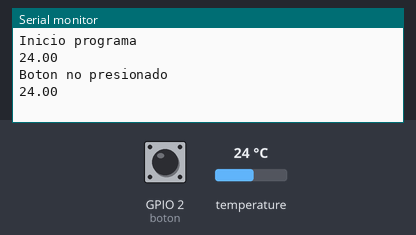
This sketch was run on a simulated ESP32. Shown: the last lines printed to the serial monitor. Inputs (shaded band) come from the test bench; at power-on: temperature 24 °C, GPIO 2 (boton) LOW.

Above: at 7.5 s.
7.6 s: temperature set to 12 °C
At 12.1 s:
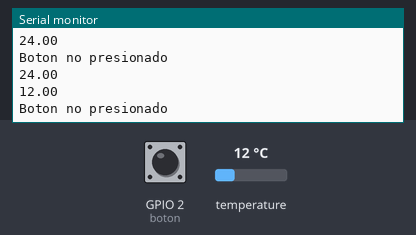
12.2 s: temperature set to 19 °C
At 13.9 s:
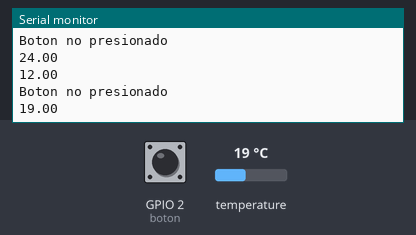
16.8 s: GPIO 2 (boton) pulled HIGH for 3 s
At 18.6 s:
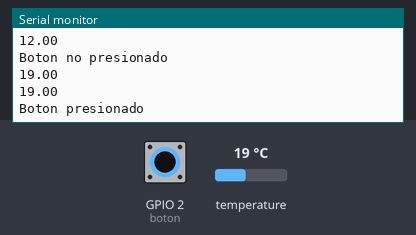
Timing chart, 0 to 20.1 s (numbered marks = the images above; inputs shaded):
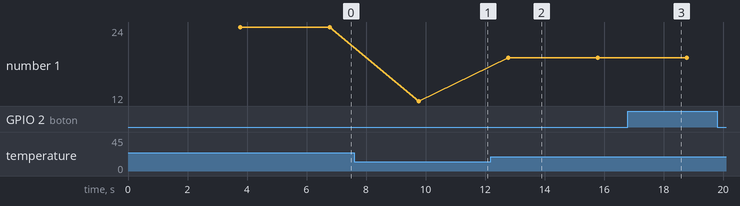

Measured:
- after the input at 7.6 s, the serial monitor: prints a new line after 2.2 s (image 1)
- after the input at 12.2 s, the serial monitor: prints a new line after 0.58 s (image 2)
- after the input at 16.8 s, the serial monitor: prints a new line after 1.2 s (image 3)
- plotted number 1: 24 → 12 after the input at 7.6 s, 12 → 19 after the input at 12.2 s

The sketch:

Interrupciones_Software.ino
```cpp
/*
  Fundación Kinal
  Centro Educativo Técnico Labral Kinal
  Electrónica
  Grado: Quinto
  Sección: A
  Curso: Taller de Electrónica Digital y Reparación de Computadoras I
  Nombre: Álvaro Anzueto Rodas
  Carné: 2019373
*/

//Incluir librerias
#include <Ticker.h> //me permite el uso del timer
#include <OneWire.h> //me permite conectar la conexión de un solo alambre(sensor)
#include <DallasTemperature.h> //me permite el uso del sensor de temperatura

//Directivas de preprocesador
#define boton 2 //para el boton
#define sensor_temp 3 //sensor de temperatura

//Funciones ISR
void isr_boton(void); //para el botón
void isr_sensorT(void); //para el sensor de temperatura

//Constructor
OneWire miWire(sensor_temp);//para la comunicación de un solo cable para el pin 3
DallasTemperature sensor_t(&miWire); //Declaro mi sensor de temperatura
Ticker isr_accion_sensor_t(isr_sensorT, 3000);//cada tres segundos leerá el estado del pin 3 o sensor
Ticker isr_accion_boton(isr_boton, 6000);//cada seis segundos leerá el estado del pin 2 o botón

//Variables globales a usar
volatile static bool b_estado = false; //para el estado del botón
float temp; //para la temperatura captada

void setup() {
  sensor_t.begin();//inicio mi sensor de temperatura
  Serial.begin(9600); //Inicio la comunicacion serial
  pinMode(boton, INPUT); //Se definen como entradas de datos
  pinMode(sensor_temp, INPUT);
  isr_accion_boton.start();   //Iniciando la interrupción que esperaria se repitiera cada 3 segundos
  isr_accion_sensor_t.start(); //Iniciando la interrupcción que esperaría se repitiera cada 6 segundos
  Serial.println("Inicio programa");
}

void loop() {
  isr_accion_boton.update(); //Constantemente se actualizan
  isr_accion_sensor_t.update();
}

//*Funciones ISR*
void isr_boton(void) { //para el botón
  b_estado = digitalRead(boton);
  if (b_estado == HIGH) {
    Serial.println("Boton presionado");
  }
  if(b_estado == LOW){
    Serial.println("Boton no presionado");
  }
}

void isr_sensorT(void) { //para el sensor de temperatura
  sensor_t.requestTemperatures();//Saca lectura del sensor
  temp = sensor_t.getTempCByIndex(0);//lo guarda en la variable
  Serial.println(temp);
}
```
